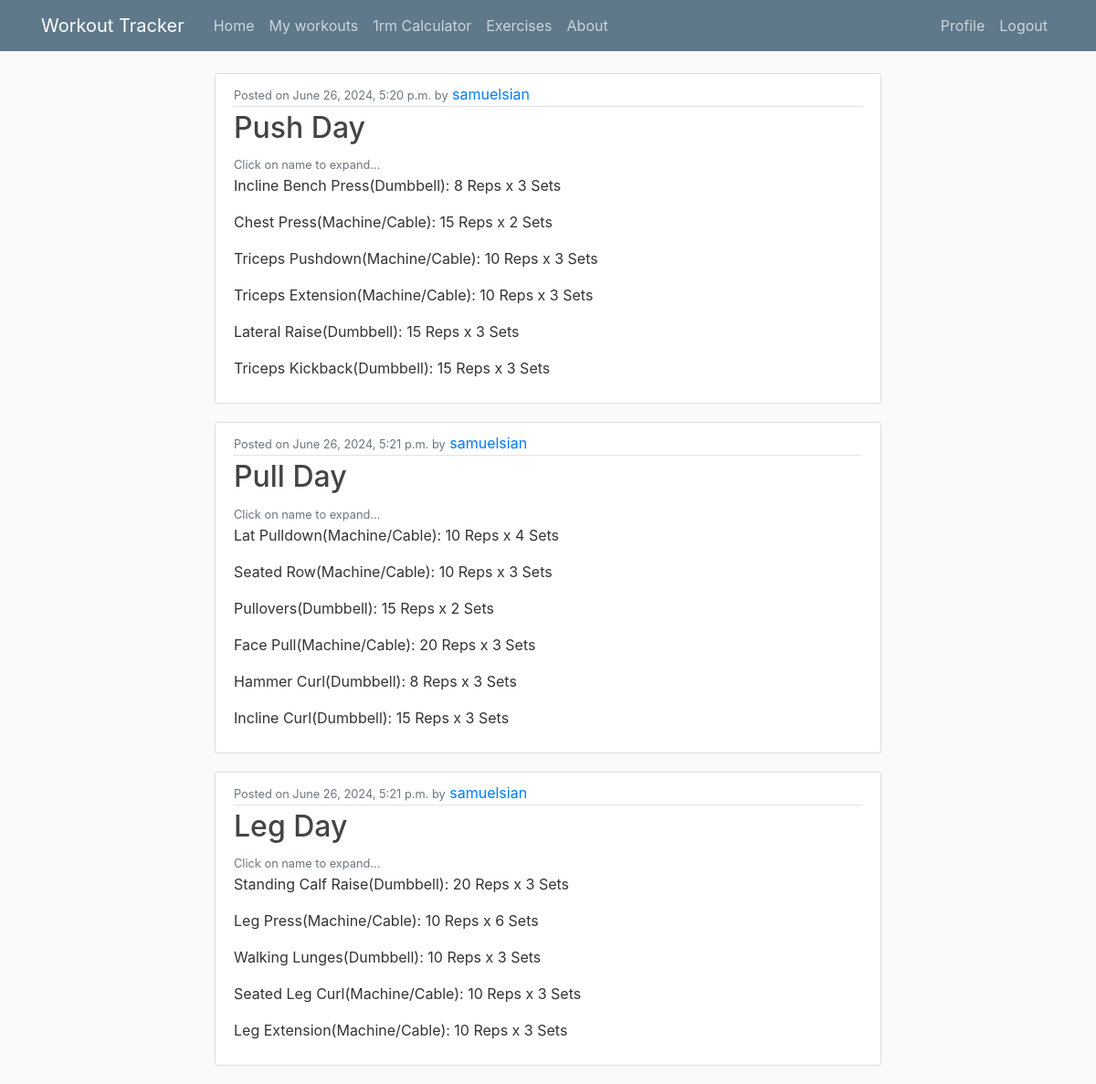
The app's page / (signed in) with its own data.
### tracker/models.py (models this page shows, shortened)
class Template(models.Model):
    name = models.CharField(max_length=100)
    last_updated = models.DateTimeField(auto_now=True)
    author = models.ForeignKey(User, on_delete=models.CASCADE)
    exercises = models.ManyToManyField(Exercise, through='TemplateExercise')
    class Meta:
        ordering = ['last_updated']

class Exercise(models.Model):
    name = models.CharField(max_length=100)
    muscle = models.ForeignKey(Muscle, on_delete=models.CASCADE)
    category = models.ForeignKey(Category, on_delete=models.CASCADE)
    img = models.ImageField(default='defaultExercise.png', upload_to='exercise_pics', null=True)
    class Meta:
        ordering = ['muscle']

class Category(models.Model):
    name = models.CharField(max_length=30)
    class Meta:
        ordering = ['name']
    def __str__(self):
        return self.name

class TemplateExercise(models.Model):
    template = models.ForeignKey(Template, on_delete=models.CASCADE)
    exercise = models.ForeignKey(Exercise, on_delete=models.CASCADE)
    sets = models.IntegerField()
    reps = models.IntegerField()
    class Meta:
        unique_together = ('template','exercise')

### tracker/views.py (the view)
# urls.py: path('', TemplateListView.as_view(), name='tracker-home'),
class TemplateListView(ListView):
    model = Template # The model to query for the list view
    template_name = 'tracker/home.html' # template ListView uses
    context_object_name = 'object_list'
    def get_queryset(self):
        return Template.objects.all().order_by('-last_updated')
    def get_context_data(self, **kwargs):
        context = super().get_context_data(**kwargs)
        context['templates'] = Template.objects.all()
        context['exercises'] = Exercise.objects.all()
        context['template_exercise'] = TemplateExercise.objects.all()
        return context

### tracker/templates/tracker/home.html
{% extends "tracker/base.html" %}
{% block content %}
    {% for template in templates%}
        <article class="media content-section">
            <div class="media-body">
                <div class="article-metadata">
                    <small class="text-muted">Posted on {{ template.last_updated }} by</small>
                    <a class="mr-2" href="#">{{ template.author }}</a>
                </div>
                <h2><a class="article-title" href="{% url 'template-detail' template.id %}">{{ template.name }}</a></h2>
                <small class="text-muted">Click on name to expand...</small>
                {% for tempExer in template_exercise %}
                    {% if tempExer.template == template %}
                        {% for exer in exercises %}
                            {% if tempExer.exercise == exer %}
                            <p class="article-content">{{ exer.name }}({{ exer.category}}): {{ tempExer.reps }} Reps x {{ tempExer.sets }} Sets </p>
                            {% endif %}
                        {% endfor %}
                    {% endif %}
                {% endfor %}
            </div>
        </article>
    {% endfor %}
{% endblock content %}

### tracker/static/tracker/main.css (style rules this page uses)
body { background: #fafafa; color: #333333; margin-top: 5rem; }
h1, h2, h3, h4, h5, h6 { color: #444444; }
.content-section { background: #ffffff; padding: 10px 20px; border: 1px solid #dddddd; border-radius: 3px; margin-bottom: 20px; }
.article-title { color: #444444; }
.article-content { white-space: pre-line; }
.article-metadata { padding-bottom: 1px; margin-bottom: 4px; border-bottom: 1px solid #e3e3e3 }
body { background-image: url('./images/bg1.jpg'); background-size: cover; background-repeat: no-repeat; }

### records on screen
Template: last_updated "June 26, 2024, 5:20 p.m.", author "samuelsian", name "Push Day"
TemplateExercise: reps "8", sets "3"
Exercise: name "Incline Bench Press", category "Dumbbell"
TemplateExercise: reps "15", sets "2"
Exercise: name "Chest Press", category "Machine/Cable"
TemplateExercise: reps "10", sets "3"
Exercise: name "Triceps Pushdown", category "Machine/Cable"
TemplateExercise: reps "10", sets "3"
Exercise: name "Triceps Extension", category "Machine/Cable"
TemplateExercise: reps "15", sets "3"
Exercise: name "Lateral Raise", category "Dumbbell"
TemplateExercise: reps "15", sets "3"
Exercise: name "Triceps Kickback", category "Dumbbell"
Template: last_updated "June 26, 2024, 5:21 p.m.", author "samuelsian", name "Pull Day"
TemplateExercise: reps "10", sets "4"
Exercise: name "Lat Pulldown", category "Machine/Cable"
TemplateExercise: reps "10", sets "3"
Exercise: name "Seated Row", category "Machine/Cable"
TemplateExercise: reps "15", sets "2"
Exercise: name "Pullovers", category "Dumbbell"
TemplateExercise: reps "20", sets "3"
Exercise: name "Face Pull", category "Machine/Cable"
TemplateExercise: reps "8", sets "3"
Exercise: name "Hammer Curl", category "Dumbbell"
TemplateExercise: reps "15", sets "3"
Exercise: name "Incline Curl", category "Dumbbell"
Template: last_updated "June 26, 2024, 5:21 p.m.", author "samuelsian", name "Leg Day"
TemplateExercise: reps "20", sets "3"
Exercise: name "Standing Calf Raise", category "Dumbbell"
TemplateExercise: reps "10", sets "6"
Exercise: name "Leg Press", category "Machine/Cable"
TemplateExercise: reps "10", sets "3"
Exercise: name "Walking Lunges", category "Dumbbell"
TemplateExercise: reps "10", sets "3"
Exercise: name "Seated Leg Curl", category "Machine/Cable"
TemplateExercise: reps "10", sets "3"
Exercise: name "Leg Extension", category "Machine/Cable"
